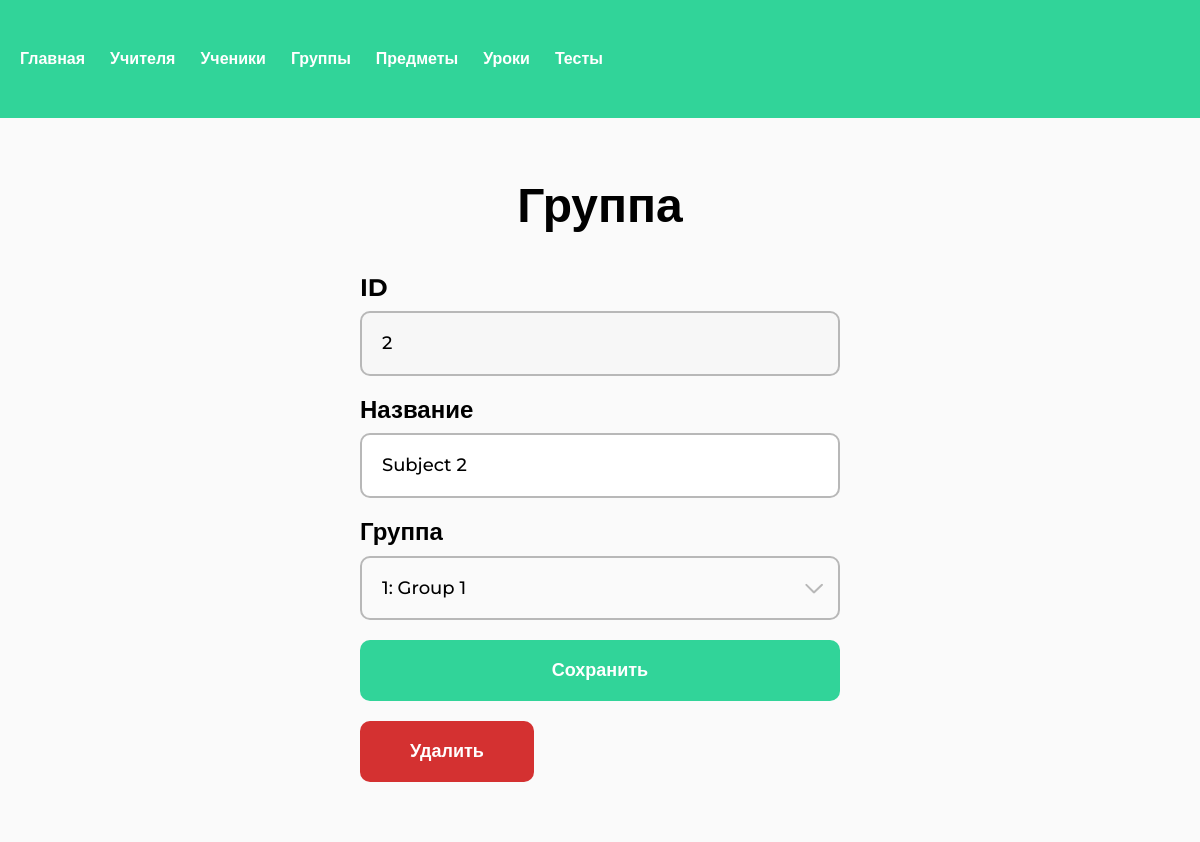
Page /subject/2/ (signed in) on the committed database.
### study/models.py (models this page shows, shortened)
class Subject(models.Model):
    group = models.ForeignKey(Group, related_name="subjects", on_delete=models.CASCADE)
    name = models.CharField(max_length=128)
    class Meta:
        verbose_name = "Предмет"
        verbose_name_plural = "Предметы"

class Group(models.Model):
    owner = models.ForeignKey(User, related_name="study_groups", on_delete=models.SET_NULL, null=True)
    name = models.CharField(max_length=128)
    students = models.ManyToManyField(User, blank=True)
    class Meta:
        verbose_name = "Группа"
        verbose_name_plural = "Группы"
    def __str__(self):
        return f"{self.id}: {self.name}"

### study/views.py (the view, shortened to what this page needs)
# urls.py: path("subject/<int:pk>/", views.SubjectEditView.as_view(), name="subject"),
@method_decorator(admin_only, name="dispatch")
class SubjectEditView(LoginRequiredMixin, View):
    def get(self, request, pk, *args, **kwargs):
        subject = get_object_or_404(Subject, pk=pk)
        form = SubjectForm(instance=subject)
        groups = Group.objects.all()
        return render(request, "study/subjects/edit.html", {"form": form, "subject": subject, "groups": groups})

### study/forms.py
class SubjectForm(forms.ModelForm):
    class Meta:
        model = Subject
        fields = ("name", "group")
        labels = {"name": "Название", "group": "Группа"}
    def __init__(self, *args, **kwargs):
        super(SubjectForm, self).__init__(*args, **kwargs)
        for visible in self.visible_fields():
            visible.field.widget.attrs['class'] = 'form__input'

### study/templates/study/subjects/edit.html (shortened to what this page needs)
{% extends "base.html" %}
{% load util %}
{% load static %}
{% block extra_css %}
<link rel="stylesheet" href="{% static 'css/select.css' %}">
{% endblock %}
{% block content %}
<section class="section-teachers">
    <h1 class="h1 h1_center">Группа</h1>
    <form action="." method="POST" class="form mt-40">
        <div class="form__item">
            <label class="form__label">ID</label>
            <input class="form__input" value="{{  subject.id }}" disabled>
        </div>
        <div class="form__item">
            <label for="{{ form.name.id_for_label }}" class="form__label">{{ form.name.label }}</label>
            {{ form.name }}
        </div>
        <div class="form__item">
            <label for="{{ form.group.id_for_label }}" class="form__label">{{ form.group.label }}</label>
            <div class="form__input select" role="close">
                <div class="select__selected">{{ subject.group|default_if_none:"---" }}</div>
                <div class="select__icon">
                </div>
            </div>
        </div>
        <div class="form__item">
            <button type="submit" class="btn">Сохранить</button>
        </div>
        <div class="form__item">
            <a href="{% url 'subject-delete' subject.pk %}" class="btn btn_red confirm submit">Удалить</a>
        </div>
    </form>
</section>
{% endblock %}

### static/css/main.css (style rules this page uses)
:root { --green: #31D499; --red: #D43131; --background: #FAFAFA; --gray: #B8B8B8; --tablePrimary: #EFEFEF; --tableSecondary: #FAFAFA; }
* { padding: 0; margin: 0; box-sizing: border-box; }
html { font-family: "Montserrat", sans-serif; }
body { display: flex; flex-direction: column; min-height: 100vh; height: 100%; }
.mt-40 { margin-top: 40px; }
.h1 { color: #000; font-size: 48px; font-weight: 700; }
.h1_center { text-align: center; }
input, textarea { color: #000; font-size: 18px; font-weight: 500; padding: 20px; max-width: 480px; width: 100%; border-radius: 10px; border: 2px solid var(--gray); display: block; }
input::placeholder { color: var(--gray); }
.btn { color: #FFF; font-size: 18px; font-weight: 700; border-radius: 10px; background: var(--green); padding: 20px 50px; text-align: center; cursor: pointer; text-decoration: none; display: block; width: fit-content; }
.btn.btn_red { background: var(--red); }
button[type='submit'], button.submit { width: 100%; padding: 20px; }
.form { max-width: 480px; width: 100%; margin-left: auto; margin-right: auto; }
.form__item:not(:last-of-type) { margin-bottom: 20px; }
.form__label { display: block; margin-bottom: 10px; color: #000; font-size: 24px; font-weight: 700; }
.form__label { display: block; }

### static/css/select.css (style rules this page uses)
.select { color: #000; font-size: 18px; font-weight: 500; padding: 20px; max-width: 480px; width: 100%; border-radius: 10px; border: 2px solid var(--gray); display: block; position: relative; cursor: pointer; }
.select__icon { position: absolute; right: 15px; top: 50%; translate: 0 -50%; transition: rotate 400ms; }

### rows in the picture
Subject: id "2", name "Subject 2", group "1: Group 1"
